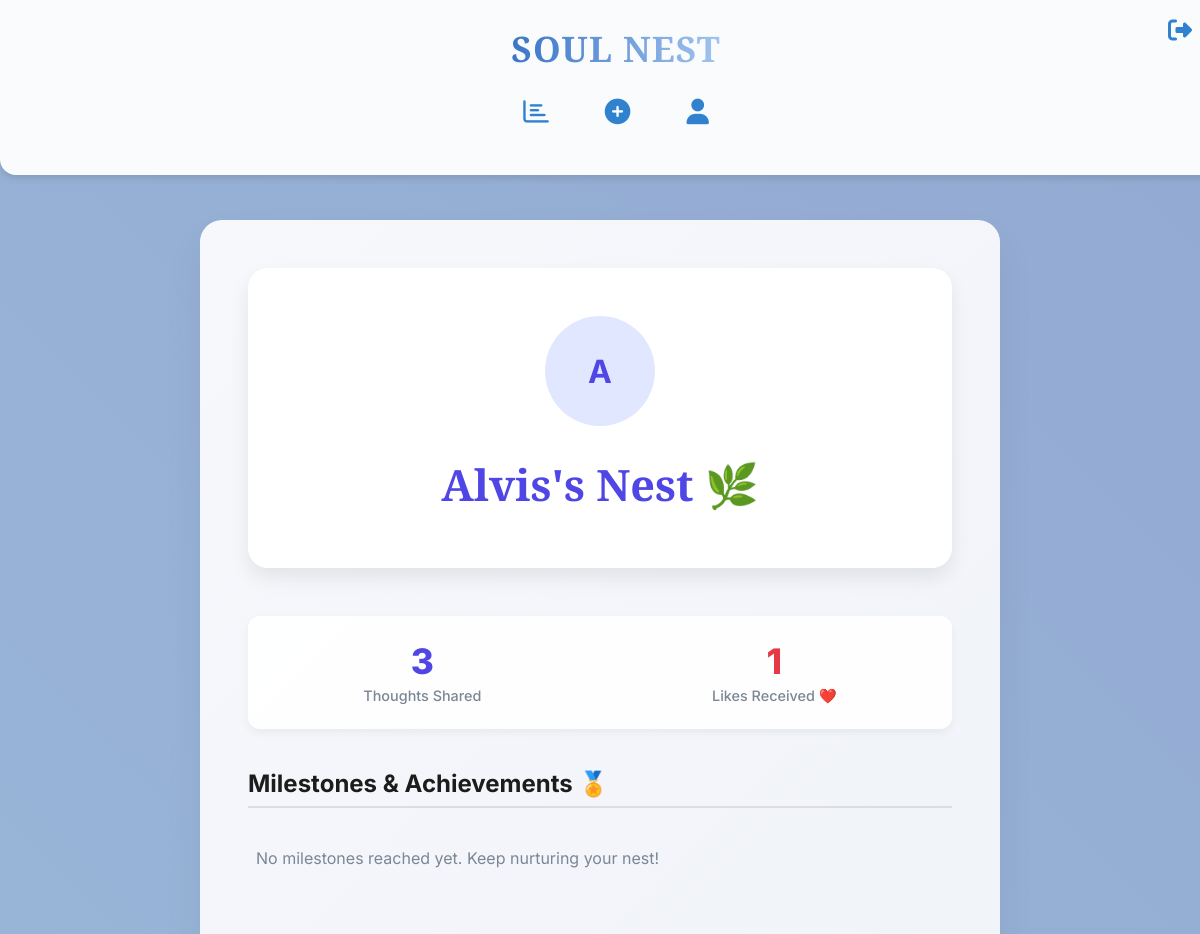
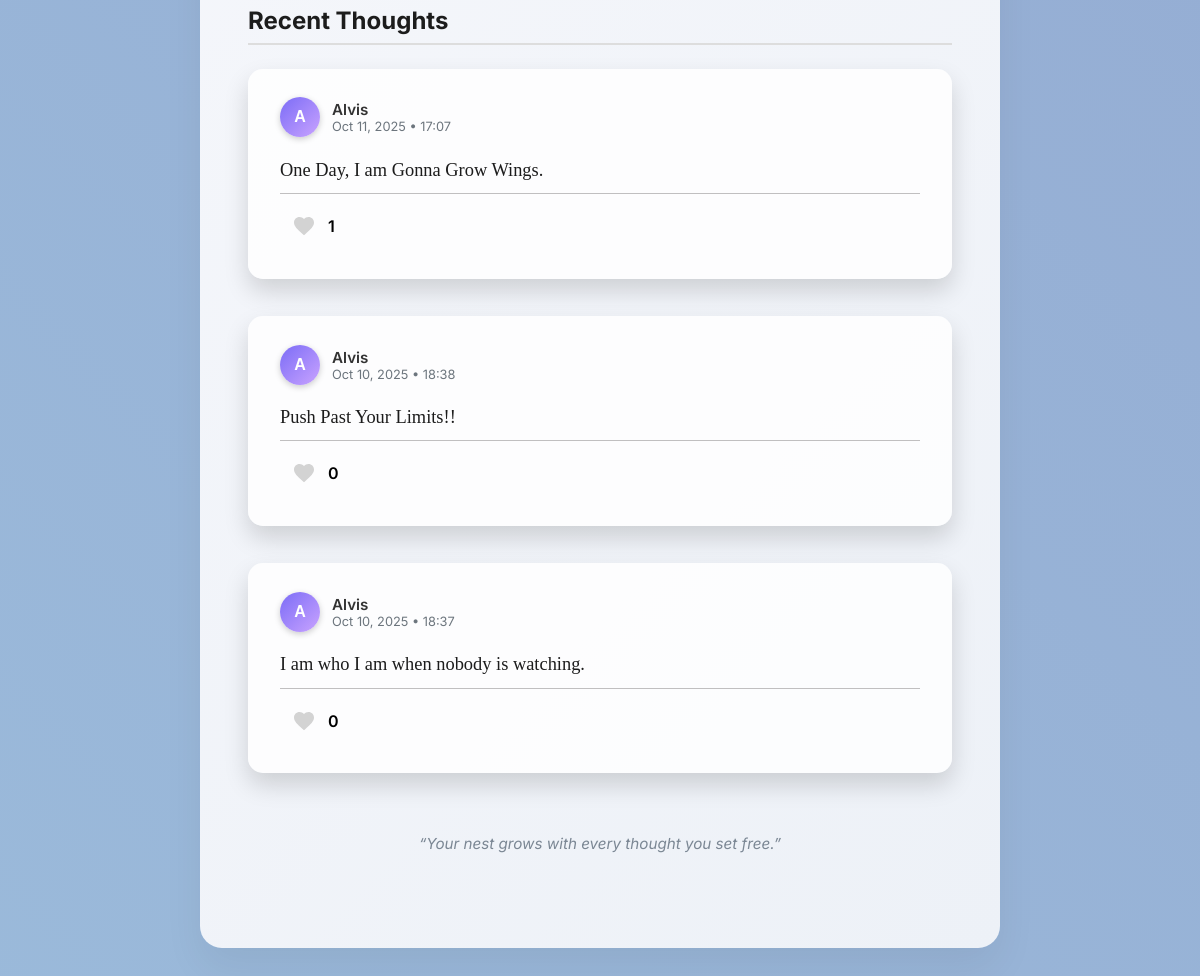
Page /profile/5 (signed in) on the earlier database version (2 pictures, top to bottom).
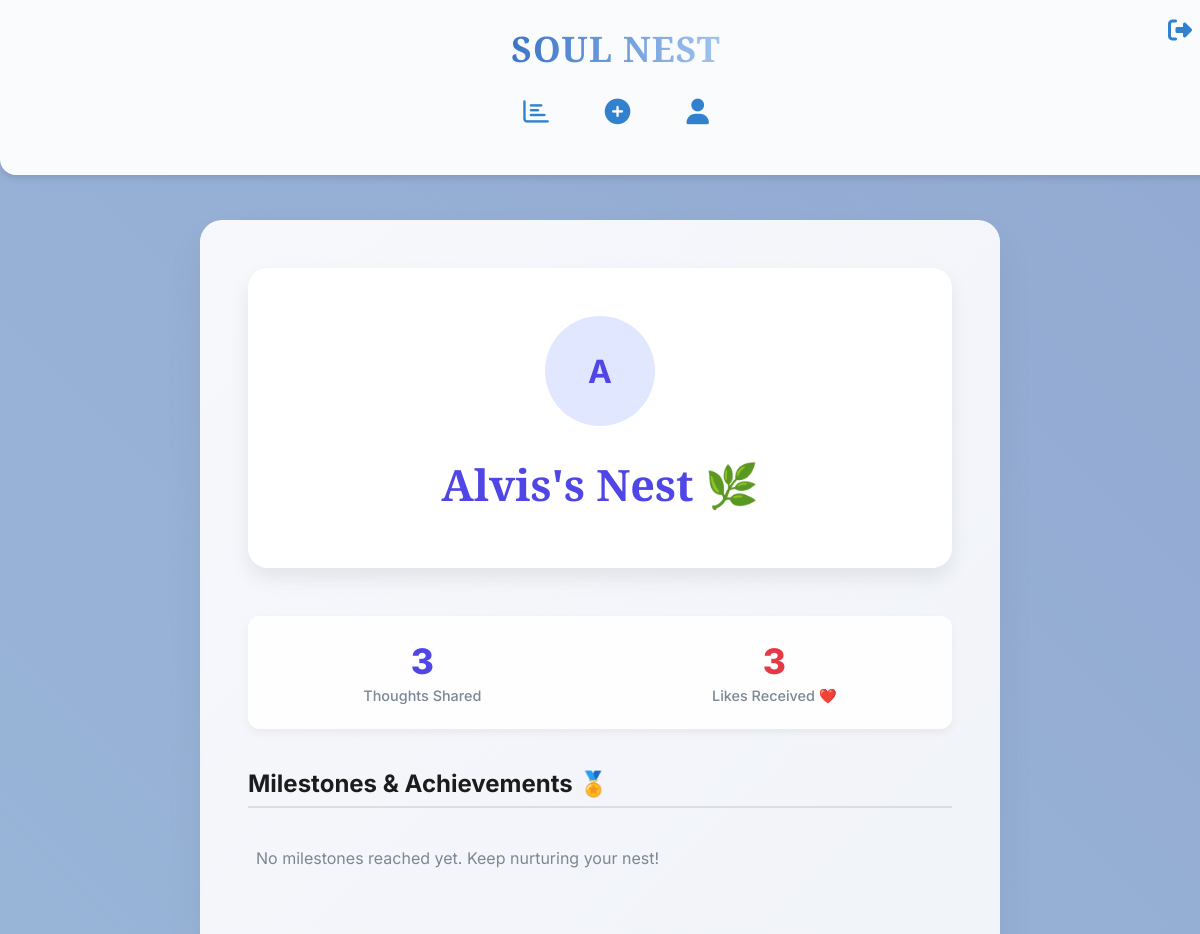
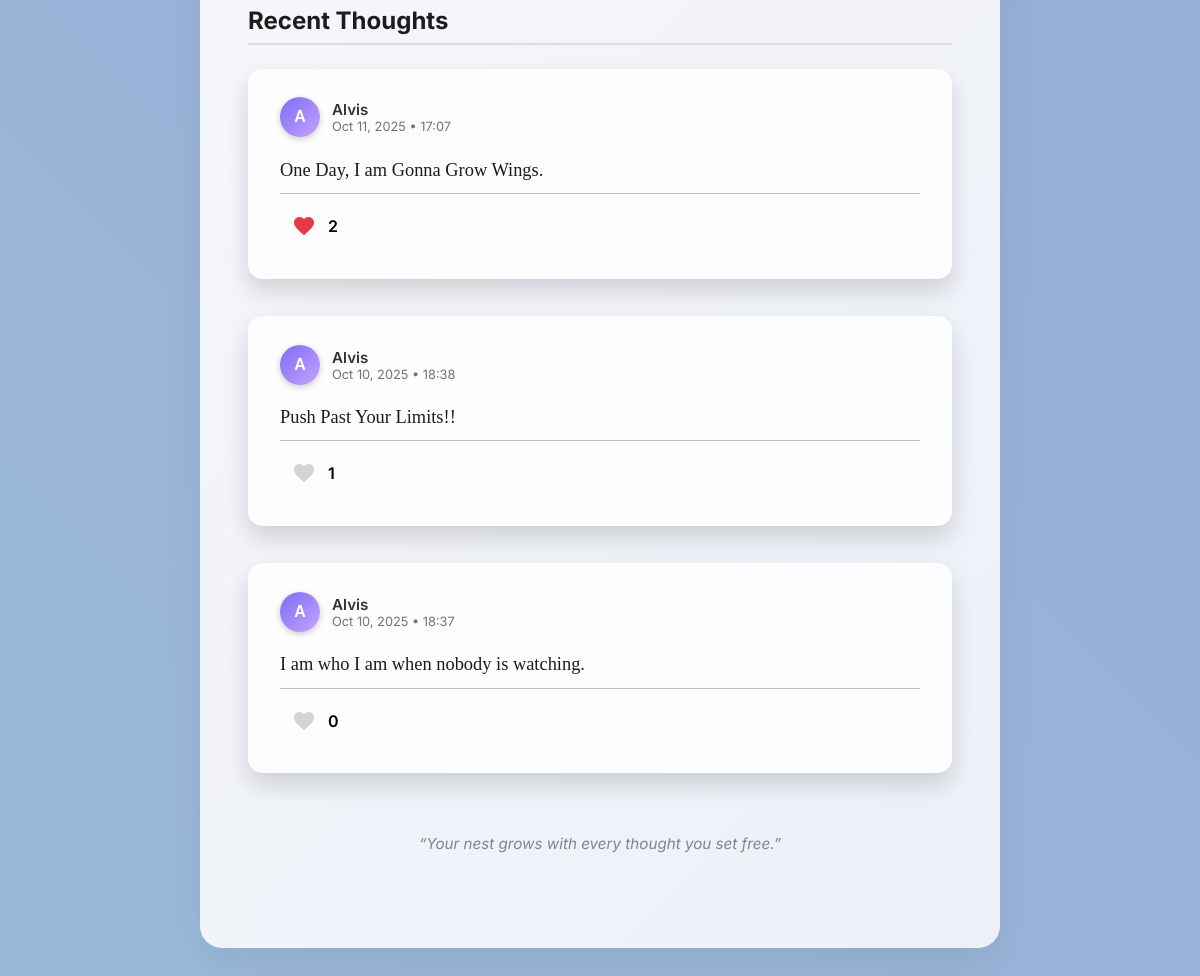
Same page on the later database version (2 pictures, top to bottom).
### models.py (models this page shows)
class User(db.Model, UserMixin):
    id = db.Column(db.Integer, primary_key=True)
    username = db.Column(db.String(80), nullable=False, unique=True)
    password = db.Column(db.String(200), nullable=False)
    liked_thoughts = db.relationship(
        'Thought', secondary='likes',
        back_populates='liked_by', lazy='dynamic'
    )
    def total_likes_received(self):
        total_likes=0
        for thought in self.thoughts:
            total_likes += len(thought.liked_by) # Use len() instead of thought.like_count()
        return total_likes
    def get_milestones(self):
        milestones = []
        if len(self.thoughts) >= 10:
            milestones.append("The Consistent Contributor (10+ Posts)")
        if self.total_likes_received() >= 50:
            milestones.append("The Beloved Listener (50+ Total Likes)")
        return milestones

class Thought(db.Model):
    id = db.Column(db.Integer, primary_key=True)
    content = db.Column(db.Text, nullable=False)
    user_id = db.Column(db.Integer, db.ForeignKey('user.id'), nullable=False)
    timestamp = db.Column(db.DateTime, default=datetime.utcnow)
    mood = db.Column(db.String(50), nullable=True)
    user = db.relationship('User', backref=db.backref('thoughts', lazy=True))  # ✅ Add this
    liked_by = db.relationship(
        'User', secondary='likes',
        back_populates='liked_thoughts', lazy='select'
    )
    def is_liked_by(self, user):
        return user in self.liked_by
    def like_count(self):
        return len(self.liked_by)

### app.py (the view)
@app.route('/profile/<int:user_id>')
@login_required
def user_profile(user_id):
    from models import Thought, User  # Ensure models are imported if necessary
    user_to_view = User.query.get_or_404(user_id)
    user_posts_list = user_to_view.thoughts
    user_posts = sorted(
        user_posts_list,
        key=lambda thought: thought.timestamp,
        reverse=True  # True for newest posts first (descending)
    )
    total_likes = user_to_view.total_likes_received()
    milestones = user_to_view.get_milestones()
    return render_template(
        'profile.html',
        user=user_to_view,
        posts=user_posts,  # Pass the sorted list to the template
        total_likes=total_likes,
        milestones=milestones
    )

### app.py (called while the page is built)
@login_manager.user_loader
def load_user(user_id):
    return User.query.get(int(user_id))  # Loads user by ID

### templates/profile.html (shortened to what this page needs)
{% extends "base.html" %}
{% from 'macros.html' import render_thought_card %}
{% block content %}
<div class="profile-container" style="
    max-width: 1000px;
    margin: 4rem auto 6rem;
    padding: 3rem 3rem 5rem;
    background: linear-gradient(135deg, #f7f8fc 0%, #edf1f7 100%);
    border-radius: 22px;
    box-shadow: 0 20px 40px rgba(0,0,0,0.06);
">
    <div class="profile-header-card" data-aos="fade-up" style="
        text-align: center;
        padding: 3rem 2rem;
        border-radius: 20px;
        background: #ffffff;
        box-shadow: 0 10px 20px rgba(0, 0, 0, 0.08);
        margin-bottom: 3rem;
    ">
        {% if user.profile_image %}
            <img src="{{ user.profile_image }}" alt="{{ user.username }}" style="
                width: 110px; height: 110px;
                border-radius: 50%;
                object-fit: cover;
                box-shadow: 0 6px 12px rgba(0,0,0,0.1);
                margin-bottom: 1rem;
            ">
        {% else %}
            <div style="
                width: 110px; height: 110px;
                border-radius: 50%;
                background: #e0e7ff;
                color: #4f46e5;
                display: flex; align-items: center; justify-content: center;
                font-size: 2rem; font-weight: 700;
                margin: 0 auto 1rem;
            ">
                {{ user.username[0]|upper }}
            </div>
        {% endif %}
        <h1 style="
            font-family: 'Playfair Display', serif;
            font-size: 2.7rem;
            color: #4f46e5;
            margin-bottom: 0.4rem;
        ">
            {{ user.username }}'s Nest 🌿
        </h1>
    </div>
    <div class="stats-bar" data-aos="fade-up" style="
        display: flex;
        justify-content: space-around;
        padding: 1.5rem 0;
        margin-bottom: 2.5rem;
        border-radius: 12px;
        background: rgba(255, 255, 255, 0.9);
        box-shadow: 0 4px 10px rgba(0, 0, 0, 0.05);
    ">
        <div class="stat-item" style="text-align: center;">
            <div style="font-size: 2.2rem; font-weight: 800; color: #4f46e5; line-height: 1.2;">
                {{ posts|length }}
            </div>
            <div style="font-size: 0.9rem; color: #7b8794; font-weight: 500; margin-top: 0.25rem;">
                Thoughts Shared
            </div>
        </div>
        <div class="stat-item" style="text-align: center;">
            <div style="font-size: 2.2rem; font-weight: 800; color: #e63946; line-height: 1.2;">
                {{ total_likes }}
            </div>
            <div style="font-size: 0.9rem; color: #7b8794; font-weight: 500; margin-top: 0.25rem;">
                Likes Received ❤️
            </div>
        </div>
    </div>
    <h2 data-aos="fade-up" style="
        font-family: 'Inter', sans-serif;
        font-size: 1.5rem;
        font-weight: 700;
        color: #1c1c1c;
        border-bottom: 2px solid #ddd;
        padding-bottom: 0.5rem;
        margin-bottom: 1.5rem;
    ">
        Milestones & Achievements 🏅
    </h2>
    <div class="badges-list" data-aos="fade-up" style="
        display: flex;
        flex-wrap: wrap;
        gap: 1rem;
        margin-bottom: 3.5rem;
    ">
        {% if milestones %}
            {% for badge in milestones %}
                <span style="
                    padding: 0.6rem 1.2rem;
                    border-radius: 30px;
                    background: #ffdb58;
                    color: #5d4037;
                    font-weight: 600;
                    font-size: 0.9rem;
                    box-shadow: 0 3px 6px rgba(0,0,0,0.1);
                    transition: all 0.3s ease;
                " onmouseover="this.style.transform='translateY(-3px)'; this.style.boxShadow='0 6px 12px rgba(0,0,0,0.15)';"
                   onmouseout="this.style.transform='translateY(0)'; this.style.boxShadow='0 3px 6px rgba(0,0,0,0.1)';">
                    ✨ {{ badge }}
                </span>
            {% endfor %}
        {% else %}
            <p style="color: #7b8794; padding-left: 0.5rem;">
                No milestones reached yet. Keep nurturing your nest!
            </p>
        {% endif %}
    </div>
    <h2 data-aos="fade-up" style="
        font-family: 'Inter', sans-serif;
        font-size: 1.5rem;
        font-weight: 700;
        color: #1c1c1c;
        border-bottom: 2px solid #ddd;
        padding-bottom: 0.5rem;
        margin-bottom: 1.5rem;
    ">
        Recent Thoughts
    </h2>
    <div class="user-feed" data-aos="fade-up" style="
        display: flex;
        flex-direction: column;
        gap: 1.5rem;
    ">
        {% if posts %}
            {% for post in posts %}
                {{ render_thought_card(
                    thought=post,
                    current_user=current_user,
                    editable=(user.id == current_user.id)
                ) }}
            {% endfor %}
        {% else %}
            <p style="color: #7b8794; padding: 1rem; text-align: center; background: #fff; border-radius: 8px;">
                {{ user.username }} hasn't shared any thoughts yet.
            </p>
        {% endif %}
    </div>
    <p style="
        text-align:center;
        color:#7b8794;
        font-style:italic;
        margin-top:3rem;
        font-size:0.95rem;
    ">
        “Your nest grows with every thought you set free.”
    </p>
</div>
{% endblock content %}

### templates/base.html (shortened to what this page needs)
<!DOCTYPE html>
<html lang="en">
<head>
<link href="https://unpkg.com/aos@2.3.1/dist/aos.css" rel="stylesheet">
<link rel="stylesheet" href="https://cdnjs.cloudflare.com/ajax/libs/font-awesome/6.5.0/css/all.min.css">
</head>
<body>
<div class="header" data-aos="fade-down">
    <h1>SOUL NEST</h1>
    <div class="nav-core">
        <a href="{% if current_user.is_authenticated %}{{ url_for('thoughts') }}{% else %}{{ url_for('home') }}{% endif %}" data-title="{% if current_user.is_authenticated %}Feed{% else %}Home{% endif %}">
            <i class="fa-regular fa-chart-bar"></i>
        </a>
        {% if current_user.is_authenticated %}
        <a href="{{ url_for('new_thought') }}" data-title="New Thought">
            <i class="fas fa-plus-circle"></i>
        </a>
        <a href="{{ url_for('user_profile', user_id=current_user.id) }}" data-title="Profile">
            <i class="fas fa-user"></i>
        {% endif %}
    </div>
    {% if current_user.is_authenticated %}
    <div class="nav-user">
        <a href="{{ url_for('logout') }}" data-title="Logout">
            <i class="fas fa-sign-out-alt"></i>
        </a>
    </div>
    {% endif %}
</div>
<div class="content container" data-aos="fade-up">
    {% block content %}{% endblock %}
</div>
</body>
</html>

### templates/macros.html (shortened to what this page needs)
{% macro render_thought_card(thought, current_user, editable=true) %}
<div class="thought-card mood-{{ thought.mood }}" data-aos="fade-up" style="
    padding: 1.8rem 2rem;
    border-radius: 15px;
    box-shadow: 0 12px 25px rgba(0,0,0,0.15);
    transition: transform 0.3s ease, box-shadow 0.3s ease, background 0.4s ease;
"
onmouseover="this.style.transform='scale(1.03)'; this.style.boxShadow='0 18px 35px rgba(0,0,0,0.25)';"
onmouseout="this.style.transform='scale(1)'; this.style.boxShadow='0 12px 25px rgba(0,0,0,0.15)';">
    <div class="thought-header" style="display: flex; align-items: center; gap: 0.75rem; margin-bottom: 0.75rem;">
        <div style="
            width: 40px; height: 40px;
            border-radius: 50%;
            background: linear-gradient(135deg, #7b6cf6, #c9a3ff);
            display: flex; align-items: center; justify-content: center;
            font-weight: 700; color: white;
            font-family: 'Zalando Sans SemiExpanded', sans-serif;
            font-size: 1rem; text-transform: uppercase;
            box-shadow: 0 2px 6px rgba(0,0,0,0.2);
        ">
            {{ thought.user.username[0] }}
        </div>
        <div>
            <div style="font-weight: 600; font-size: 0.95rem; color: #333;">
                {{ thought.user.username }}
            </div>
            <div style="font-size: 0.8rem; color: #6c757d;">
                {{ thought.timestamp.strftime('%b %d, %Y • %H:%M') }}
            </div>
        </div>
    </div>
    <p class="thought-content" style="
        font-family: 'PT Serif', serif;
        font-size: 1.15rem; color: #1c1c1c; font-weight: 500;
        line-height: 1.6; margin-bottom: 0.5rem;
    ">
        {{ thought.content }}
    </p>
    <div style="height:1px; background:#b0aeaec6; margin-top:0.5rem; margin-bottom:0.5rem; width:100%;"></div>
    <div class="thought-footer" style="display: flex; justify-content: space-between; align-items: center;">
        <div class="like-section" style="display:flex; align-items:center; gap:0.003rem;">
            <button type="button"
                    class="heart-icon {% if thought.is_liked_by(current_user) %}liked{% endif %}"
                    data-id="{{ thought.id }}"
                    onclick="toggleLike(this)"
                style="background:none; border:none; cursor:pointer; display:flex; align-items:center; gap:0.2rem;">
                <svg width="24" height="24" viewBox="0 0 24 24" fill="{% if thought.is_liked_by(current_user) %}#e63946{% else %}#d3d3d3{% endif %}" xmlns="http://www.w3.org/2000/svg">
                    <path d="M12 21.35l-1.45-1.32C5.4 15.36 2 12.28 2 8.5 2 5.42 4.42 3 7.5 3c1.74 0 3.41 0.81 4.5 2.09C13.09 3.81 14.76 3 16.5 3 19.58 3 22 5.42 22 8.5c0 3.78-3.4 6.86-8.55 11.54L12 21.35z"/>
                </svg>
            </button>
            <span id="like-count-{{ thought.id }}" style="font-weight:600;">{{ thought.like_count() }}</span>
        </div>
    </div>
</div>
{% endmacro %}

### templates/base.html (style rules this page uses)
:root { --primary: #3182ce; --primary-light: #e0f2fe; --text-dark: #212529; --text-muted: #6c757d; --bg: #f8f9fa; --card-bg: #ffffff; --card-shadow: 0 4px 6px rgba(0, 0, 0, 0.1); }
body { font-family: 'Inter', sans-serif; margin: 0; background: linear-gradient(45deg, #a8d8ea 0%, #8b97c8 100%); background-size: 400% 400%; animation: gradientShift 15s ease infinite; overflow-x: hidden; }
.container { max-width: 800px; margin: 0 auto; padding: 0 1rem; }
.header { background: rgba(255, 255, 255, 0.95); padding: 1.5rem 1rem 2.0rem 1rem; position: fixed; top: 0; width: 100%; z-index: 1000; box-shadow: var(--card-shadow); border-radius: 0 0 16px 16px; backdrop-filter: blur(12px); display: flex; flex-direction: column; align-items: center; }
.header h1 { margin: 0; text-align: center; font-family: 'Playfair Display', serif; font-size: 2.2rem; letter-spacing: 1px; background: linear-gradient(90deg, #3A75C7, #A2C4F0); -webkit-background-clip: text; background-clip: text; color: transparent; margin-bottom: 1.5rem; }
.nav-core { display: flex; justify-content: center; gap: 3.5rem; margin-bottom: 1rem; }
.nav-core a { color: var(--primary); text-decoration: none; font-size: 1.6rem; transition: all 0.3s ease; position: relative; }
.nav-user { position: absolute; top: 1rem; right: 2.5rem; display: flex; gap: 1.5rem; }
.nav-user a { color: var(--primary); font-size: 1.5rem; transition: all 0.3s ease; }
.content { margin-top: 220px; }
.thought-card { background: rgba(255, 255, 255, 0.85); padding: 1.5rem; border-radius: 12px; box-shadow: var(--card-shadow); margin-bottom: 0.8rem; transition: transform 0.3s, box-shadow 0.3s, background 0.3s; }
button { width: 100%; padding: 0.75rem; background-color: var(--primary); color: white; border: none; border-radius: 8px; font-size: 1rem; font-weight: 600; cursor: pointer; }

Differences in the rows shown:
computed for Thought "One Day, I am Gonna Grow Wings.": like_count "1" → "2"
changed Thought "Push Past Your Limits!!": like_count "0" → "1"
Other differences:
{{ total_likes }}: "1" → "3"
